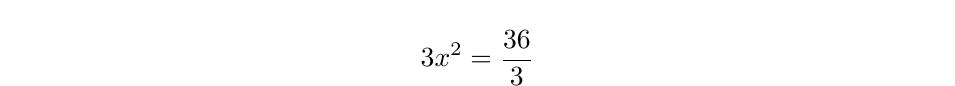
#> input picture template.jpeg, 955 x 86 px
$ python -i generate_paper_texture.py   (imports and definitions only)
#> lines starting #> are read from the running program, lines starting #| are printed output that depends on the picture
#> further down, picture is the input picture: PIL image 955x86 RGB; min 0, max 255, mean 253.6
import random
import sys
import numpy as np
from PIL import Image, ImageDraw, ImageFilter

def create_paper_texture(width, height, noise_intensity=10, grain_density=0.3, base_color=(255, 247, 2240)):
    # Create a new image with the base color
    image = Image.new('RGB', (width, height), base_color)
    draw = ImageDraw.Draw(image)
    print(f'noise: ({type(noise_intensity)}) {noise_intensity}')
    print(f'grain: ({grain_density}) {grain_density}')
    # Add noise
    for x in range(width):
        for y in range(height):
            if random.random() < grain_density:
                noise = random.randint(-noise_intensity, noise_intensity)
                color = tuple(max(0, min(255, c + noise)) for c in base_color)
                draw.point((x, y), fill=color)
    # Add some random lines to simulate paper fibers
    for _ in range(int(width * height * 0.001)):
        start = (random.randint(0, width), random.randint(0, height))
        end = (start[0] + random.randint(-20, 20), start[1] + random.randint(-20, 20))
        color = tuple(max(0, min(255, c - random.randint(5, 15))) for c in base_color)
        draw.line([start, end], fill=color, width=1)
    return image

def crumple_paper(image, intensity=10):
    # Convert the image to numpy array
#> called with intensity = 10
    img_array = np.array(image)
    # Create displacement maps
    x_displacement = np.random.rand(image.height, image.width) * 2 - 1
    y_displacement = np.random.rand(image.height, image.width) * 2 - 1
    # Smooth the displacement maps
    x_displacement = Image.fromarray((x_displacement * 127 + 128).astype(np.uint8)).filter(ImageFilter.GaussianBlur(radius=5))
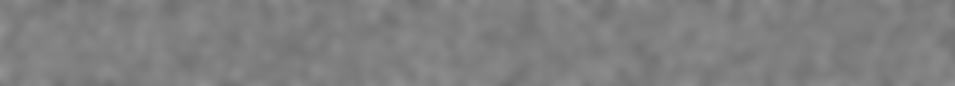
#> x_displacement: PIL image 955x86 L; min 110, max 146, mean 127.2
    y_displacement = Image.fromarray((y_displacement * 127 + 128).astype(np.uint8)).filter(ImageFilter.GaussianBlur(radius=5))
    x_displacement = np.array(x_displacement).astype(np.float32) / 255 * 2 - 1
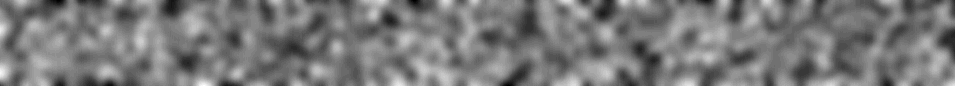
#> x_displacement: shape (86, 955) float32; min -0.137, max 0.145, mean -0.00228; drawn with min black and max white
    y_displacement = np.array(y_displacement).astype(np.float32) / 255 * 2 - 1
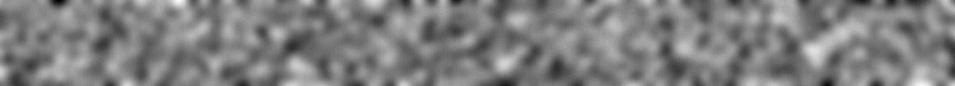
#> y_displacement: shape (86, 955) float32; min -0.161, max 0.169, mean 0.00347; drawn with min black and max white
    # Create mesh grid
    rows, cols = np.indices((image.height, image.width))
    # Apply displacement
    displaced_rows = rows + y_displacement * intensity
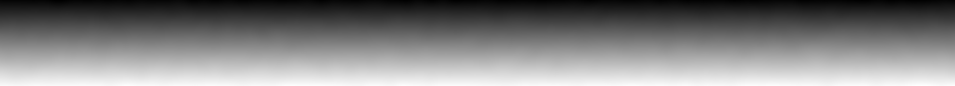
#> displaced_rows: shape (86, 955) float64; min -1.61, max 86.69, mean 42.5; drawn with min black and max white
    displaced_cols = cols + x_displacement * intensity
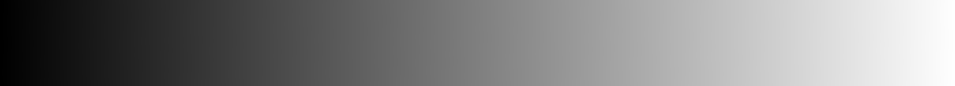
#> displaced_cols: shape (86, 955) float64; min -0.667, max 955.1, mean 477; drawn with min black and max white
    # Ensure the displacements are within image boundaries
    displaced_rows = np.clip(displaced_rows, 0, image.height - 1)
    displaced_cols = np.clip(displaced_cols, 0, image.width - 1)
    # Apply the displacement to create the crumpled effect
    crumpled_image = img_array[displaced_rows.astype(int), displaced_cols.astype(int)]
    # Convert back to PIL Image
    return Image.fromarray(crumpled_image)

def generate_paper_texture(w, h, noise, grain, path, crumpled=False, color =(250,247,240)):
    texture = create_paper_texture(w,h,noise, grain, color)
    if (crumpled):
        texture = crumple_paper(texture)
    texture.save(path)


# [14 lines not run here, left out]
#    generate_paper_texture(w, h, n, g, 'crump_'+path)

>>> from PIL import Image
>>> picture = Image.open('../template.jpeg')
>>> result = crumple_paper(picture)
